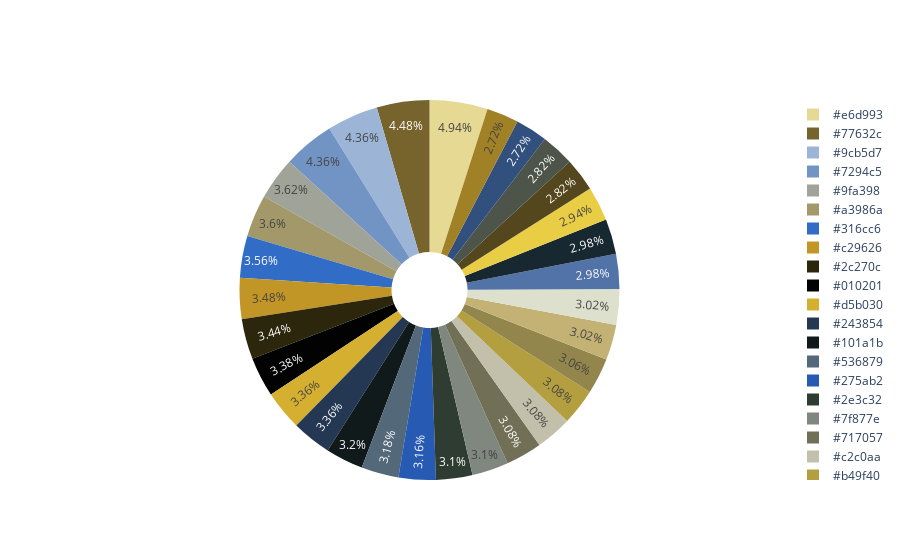

Notebook cell for this chart:
### Code cell
fig = go.Figure()

labels = rgb2hex(rgb_colors)
values = list(map(lambda x: x[1], sorted(cluster_counts.items())))

pie = go.Pie(labels=labels, values=values, hole=.2, marker=dict(colors=labels))
fig.add_trace(pie)
fig.show()

### Figure 1 — Plotly figure (JSON) as saved in the notebook; plotly's stock layout.template omitted (floating-point values rounded to 4 significant figures)
{"data": [{"hole": 0.2, "labels": ["#77632c", "#e6d993", "#31507e", "#d5b030", "#2e3c32", "#9fa398", "#316cc6", "#9cb5d7", "#010201", "#92864c", "#c3b274", "#dde0cd", "#c29626", "#7294c5", "#5173a8", "#2c270c", "#7f877e", "#54461d", "#717057", "#c2c0aa", "#4d5449", "#536879", "#a3986a", "#243854", "#a18125", "#e8cd45", "#101a1b", "#b49f40", "#275ab2", "#182831"], "marker": {"colors": ["#77632c", "#e6d993", "#31507e", "#d5b030", "#2e3c32", "#9fa398", "#316cc6", "#9cb5d7", "#010201", "#92864c", "#c3b274", "#dde0cd", "#c29626", "#7294c5", "#5173a8", "#2c270c", "#7f877e", "#54461d", "#717057", "#c2c0aa", "#4d5449", "#536879", "#a3986a", "#243854", "#a18125", "#e8cd45", "#101a1b", "#b49f40", "#275ab2", "#182831"]}, "type": "pie", "values": [224, 247, 136, 168, 155, 181, 178, 218, 169, 153, 151, 151, 174, 218, 149, 172, 155, 141, 154, 154, 141, 159, 180, 168, 136, 147, 160, 154, 158, 149]}], "layout": {}}
